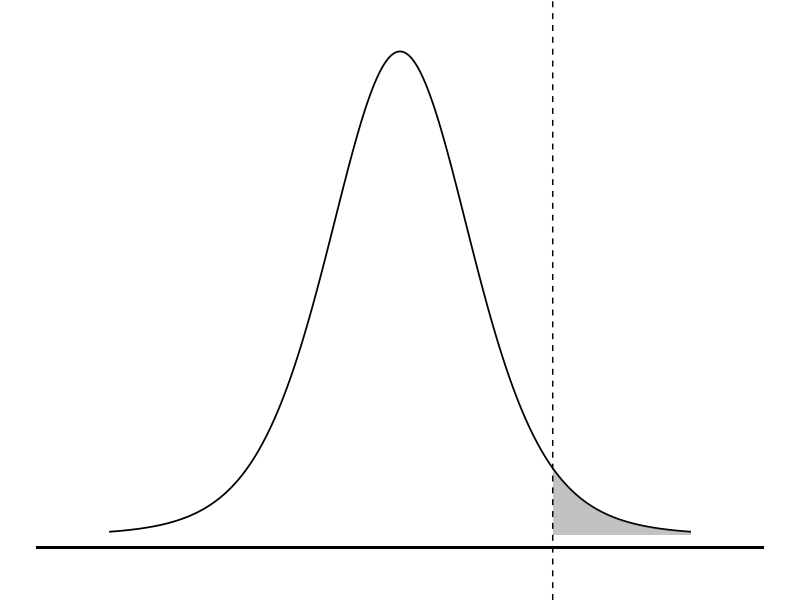

Here is the R script that generated this plot:
library(ggplot2)

df <- 8
t_value <- 2.1
alpha <- 0.05

x <- seq(-4, 4, length.out = 1000)
y <- dt(x, df = df)

crit <- qt(1 - alpha/2, df = df)

df_curve <- data.frame(x = x, y = y)

# only the p-value region
df_p <- subset(df_curve, x >= t_value)

ggplot(df_curve, aes(x = x, y = y)) +
  geom_line(linewidth = 0.6) +
  
  geom_area(data = df_p, aes(x = x, y = y), alpha = 0.3) +
  
  geom_vline(xintercept = t_value, linetype = "dashed") +
  
  geom_segment(aes(x = -5, xend = 5, y = -0.01, yend = -0.01),
               linewidth = 0.8) +
  
  labs(x = NULL, y = NULL) +
  coord_cartesian(ylim = c(-0.03, max(y)*1.05)) +
  theme_void()
